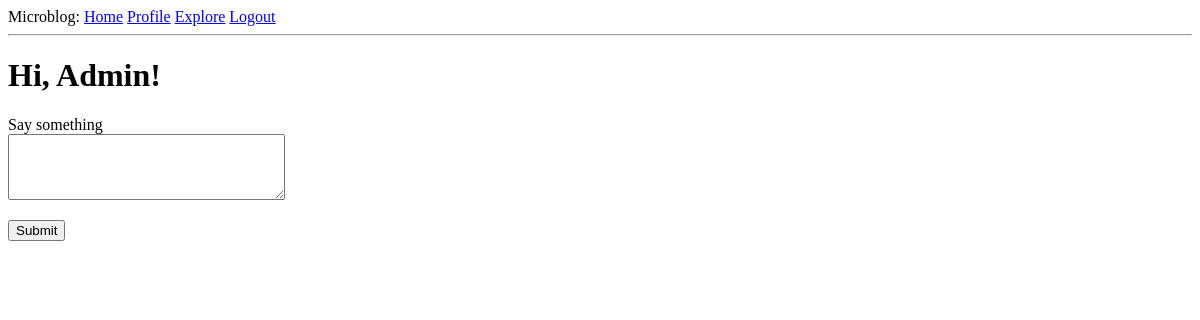
The page /index (signed in) on the database as committed earlier.
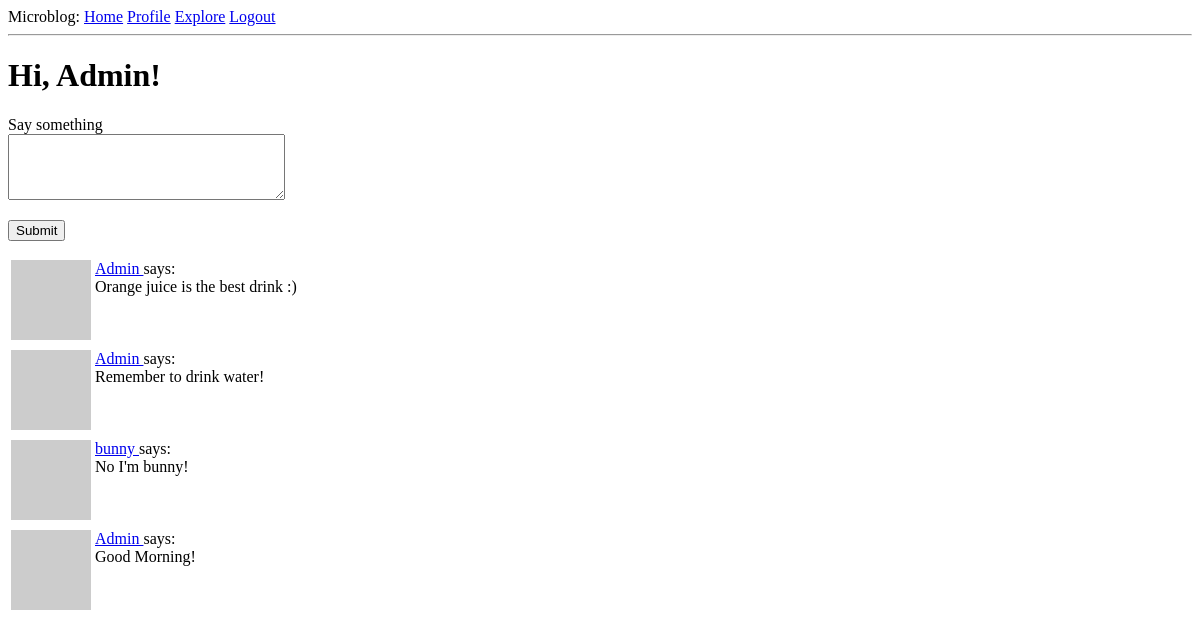
The same page on the database as committed later.
### app/models.py (models this page shows, shortened)
class User(UserMixin, db.Model):
    id: so.Mapped[int] = so.mapped_column(primary_key=True)
    username: so.Mapped[str] = so.mapped_column(sa.String(64), index=True, unique=True)
    email: so.Mapped[str] = so.mapped_column(sa.String(120), index=True, unique=True)
    password_hash: so.Mapped[Optional[str]] = so.mapped_column(sa.String(256)) # 'Optional' allows for empty or nullable
    about_me: so.Mapped[Optional[str]] = so.mapped_column(sa.String(140))
    last_seen: so.Mapped[Optional[datetime]] = so.mapped_column(default=lambda: datetime.now(timezone.utc))
    following: so.WriteOnlyMapped['User'] = so.relationship(
        secondary=followers, primaryjoin=(followers.c.follower_id == id),
        secondaryjoin=(followers.c.followed_id == id),
        back_populates='followers')
    followers: so.WriteOnlyMapped['User'] = so.relationship(
        secondary=followers, primaryjoin=(followers.c.followed_id == id),
        secondaryjoin=(followers.c.follower_id == id),
        back_populates='following')
    posts: so.WriteOnlyMapped['Post'] = so.relationship(back_populates='author') # This is not an actual database field, but a high-level view of the relationship between users and posts, and for that reason it isn't in the database diagram
    def avatar(self, size):
        digest = md5(self.email.lower().encode('utf-8')).hexdigest()
        return f'https://www.gravatar.com/avatar/{digest}?d=identicon&s={size}'
    def following_posts(self):
        Author = so.aliased(User)
        Follower = so.aliased(User)
        return (
            sa.select(Post)
            .join(Post.author.of_type(Author))
            .join(Author.followers.of_type(Follower), isouter=True)
            .where(sa.or_(
                Follower.id == self.id,
                Author.id == self.id,
            ))
            .group_by(Post)
            .order_by(Post.timestamp.desc())
        )

class Post(db.Model):
    id: so.Mapped[int] = so.mapped_column(primary_key=True)
    body: so.Mapped[str] = so.mapped_column(sa.String(140))
    timestamp: so.Mapped[datetime] = so.mapped_column(index=True, default=lambda: datetime.now(timezone.utc))
    user_id: so.Mapped[int] = so.mapped_column(sa.ForeignKey(User.id), index=True)
    author: so.Mapped[User] = so.relationship(back_populates='posts') # These two attributes (This and User.posts) allow the application to access the connected user and post entries

### app/routes.py (the view)
@app.route('/', methods=['GET', 'POST'])
@app.route('/index', methods=['GET', 'POST'])
@login_required # Protects a view function against anoinymous users, function will not allow access to users that are noit authenticated
def index():
    form = PostForm()
    if form.validate_on_submit():
        post = Post(body=form.post.data, author=current_user)
        db.session.add(post)
        db.session.commit()
        flash('Your post is now live!')
        return redirect(url_for('index'))
    posts = db.session.scalars(current_user.following_posts()).all()
    page = request.args.get('page', 1, type=int)
    posts = db.paginate(current_user.following_posts(), page=page,
                        per_page=app.config['POSTS_PER_PAGE'], error_out=False)
    next_url = url_for('index', page=posts.next_num) if posts.has_next else None
    prev_url = url_for('index', page=posts.prev_num) if posts.has_prev else None
    return render_template('index.html', title='Home', form=form, posts=posts.items, next_url=next_url, prev_url=prev_url)

### app/forms.py
class PostForm(FlaskForm):
    post = TextAreaField('Say something', validators=[
        DataRequired(), Length(min=1, max=140)])
    submit = SubmitField('Submit')

### app/models.py (called while the page is built)
@login.user_loader
def load_user(id):
    return db.session.get(User, int(id))

### app/routes.py (called while the page is built)
@app.before_request
def before_request():
    if current_user.is_authenticated:
        current_user.last_seen = datetime.now(timezone.utc)
        db.session.commit()

### app/templates/index.html (shortened to what this page needs)
{% extends "base.html" %}
{% block content %}
	<h1>Hi, {{ current_user.username }}!</h1>
	{% if form %}
	<form action="" method="post">
        <p>
            {{ form.post.label }}<br>
            {{ form.post(cols=32, rows=4) }}<br>
        </p>
        <p>{{ form.submit() }}</p>
    </form>
	{% endif %}
	{% for post in posts %}
        {% include '_post.html' %}
    {% endfor %}
{% endblock %}

### app/templates/base.html (shortened to what this page needs)
<!DOCTYPE html>
<html>
	<head>
	</head>
	<body>
		<div>
			Microblog:
            <a href="{{ url_for('index') }}">Home</a>
			{% if current_user.is_anonymous %}
            <a href="{{ url_for('login') }}">Login</a>
			{% else %}
			<a href="{{ url_for('user', username=current_user.username) }}">Profile</a>
			<a href="{{ url_for('explore') }}">Explore</a>
			<a href="{{ url_for('logout') }}">Logout</a>
			{% endif %}
		</div>
		<hr />
		{% block content %}{% endblock %}
	</body>
</html>

### app/templates/_post.html
<table>
	<tr valign="top">
		<td><img src="{{ post.author.avatar(36) }}" /></td>
		<td>
			<a href="{{ url_for('user', username=post.author.username) }}">
				{{ post.author.username }}
			</a>
			says:<br />{{ post.body }}
		</td>
	</tr>
</table>

Rows that differ between the two databases and show on the page:
added Post: author.username "Admin", body "Orange juice is the best drink :)"
added Post: author.username "Admin", body "Remember to drink water!"
added Post: author.username "bunny", body "No I'm bunny!"
added Post: author.username "Admin", body "Good Morning!"
